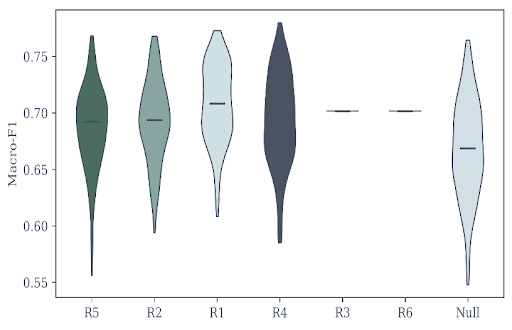
#> input picture asjopdjopasdjopaspojdsdf.png, 512 x 330 px
$ python MakeEdit.py
#> lines starting #> are read from the running program, lines starting #| are printed output that depends on the picture
import matplotlib.pyplot as plt
import numpy as np

# Load the original image
img = plt.imread("asjopdjopasdjopaspojdsdf.png")
#> img is the input picture: shape (330, 512, 3) float32; mean R, G, B 0.934, 0.943, 0.946
orig_height, orig_width = img.shape[:2]
#> orig_height = 330; orig_width = 512

# Add exactly 10 pixels of white padding at the bottom
# (1.0 assumes float image data; use 255 if uint8)
pad_val = 1.0 if img.dtype != np.uint8 else 255
#> pad_val = 1
padded_img = np.pad(
    img, ((0, 10), (0, 0), (0, 0)), mode="constant", constant_values=pad_val
)
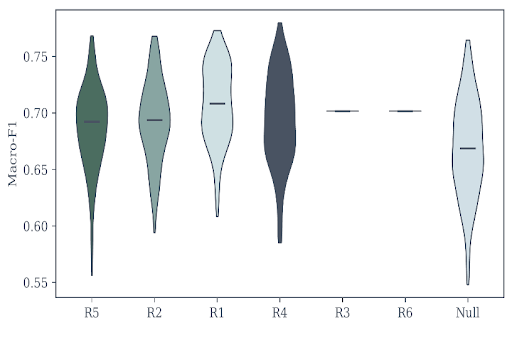
#> padded_img: shape (340, 512, 3) float32; mean R, G, B 0.936, 0.945, 0.948

# Setup figure matching the new dimensions
fig_dpi = 300
fig, ax = plt.subplots(
    figsize=(padded_img.shape[1] / 100, padded_img.shape[0] / 100),
    dpi=fig_dpi,
)
ax.imshow(padded_img)
ax.axis("off")

# Add the smaller, gray serif text inside the 10px bottom padding area
ax.text(
    x=orig_width / 2,
    y=orig_height + 5,  # Centered right in the 10px bottom padding
    s="R1 pre-registered, R2-R4 specified after seeing data",
    fontsize=8,  # Smaller font size
    fontfamily="serif",  # Matches the plot's serif font
    color="gray",  # Gray text color matching axis labels
    ha="center",
    va="center",
)

# Save the final image
plt.savefig("image_4401bd_fixed.png", bbox_inches="tight", pad_inches=0)
plt.close()
